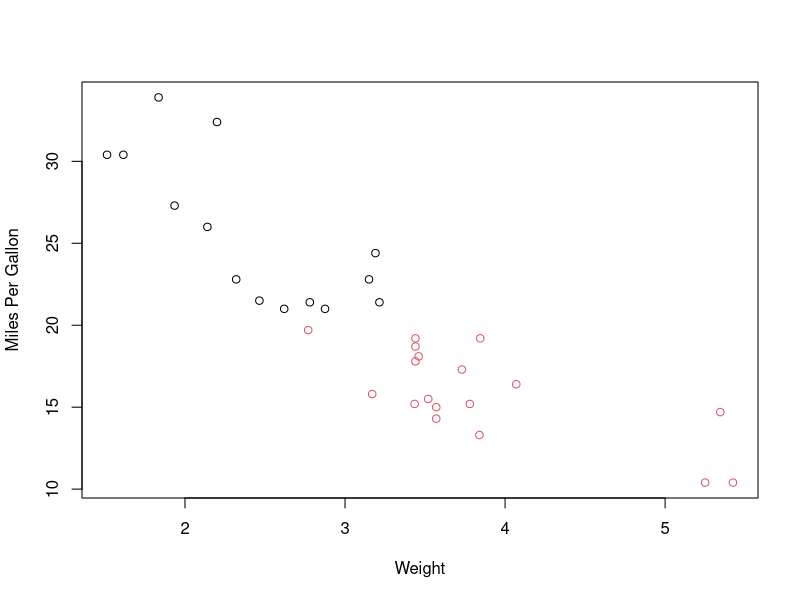
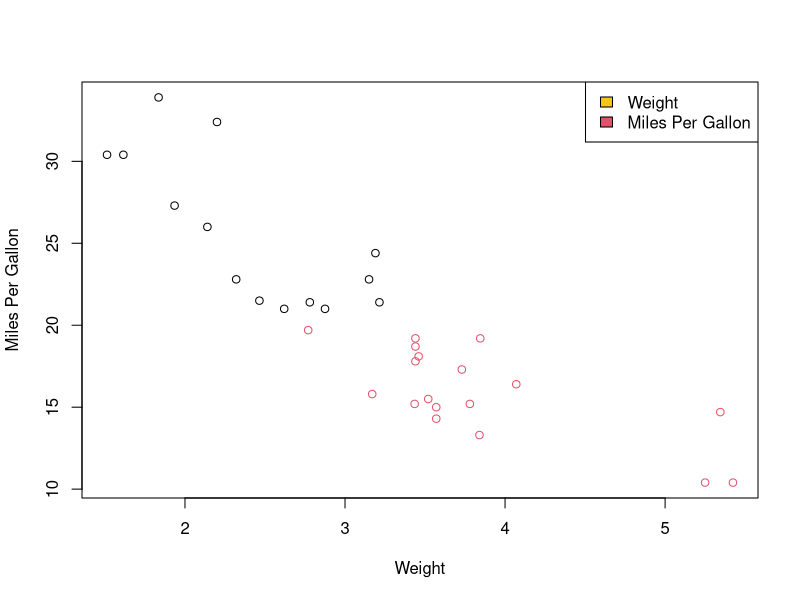

The R script that drew these images, in order: (Note: this script raises an error after producing the figures.)
## ---- chunk 1
x <- c(3.1, NA, 4.7, 2.9, NA, 5.0)
## ---- chunk 2
x <- c(3.1, NA, 4.7, 2.9, NA, 5.0)
which(is.na(x)) 
## ---- chunk 3
x <- c(3.1, NA, 4.7, 2.9, NA, 5.0)
x[!is.na(x)] 
## ---- chunk 4
x <- c(3.1, NA, 4.7, 2.9, NA, 5.0)
mean_of_non_missing <- mean(x, na.rm = TRUE)
x[is.na(x)] <- mean_of_non_missing
mean(x) 
## ---- chunk 5
df <- data.frame(
id = 1:8,
site = c("A", "A", "B", "B", "A", "C", "C", "B"),
treatment = c("control", "drug", "control", "drug", "drug", "control", "drug", "control"),
score = c(12, 15, 9, 18, 14, 11, 20, 10)
)
## ---- chunk 6
df <- data.frame(
  id = 1:8,
  site = c("A", "A", "B", "B", "A", "C", "C", "B"),
  treatment = c("control", "drug", "control", "drug", "drug", "control", "drug", "control"),
  score = c(12, 15, 9, 18, 14, 11, 20, 10)
)

subset(df, site == "A" | site == "C")
## ---- chunk 7
df <- data.frame(
  id = 1:8,
  site = c("A", "A", "B", "B", "A", "C", "C", "B"),
  treatment = c("control", "drug", "control", "drug", "drug", "control", "drug", "control"),
  score = c(12, 15, 9, 18, 14, 11, 20, 10)
)

subset(df, treatment == "drug" & score >= 15) 
## ---- chunk 8
df <- data.frame(
  id = 1:8,
  site = c("A", "A", "B", "B", "A", "C", "C", "B"),
  treatment = c("control", "drug", "control", "drug", "drug", "control", "drug", "control"),
  score = c(12, 15, 9, 18, 14, 11, 20, 10)
)

df2 <- subset(df, select = c("id", "treatment", "score"))

df2
## ---- chunk 9
vals <- c("1", "2", "3", "4")
## ---- chunk 10
numeric_check <- function(vals) {
  if (is.numeric(vals)) {
    mean(vals)
  }
  else {
    message("Not numeric")
  }
}
## ---- chunk 11
vals <- c("1", "2", "3", "4")

numeric_check <- function(vals) {
  if (is.numeric(vals)) {
    mean(vals)
  }
  else {
    converted_vals <- as.numeric(vals)
  }
}
## ---- chunk 12
vals <- c("1", "2", "3", "4")

numeric_check <- function(vals) {
  if (is.numeric(vals)) {
    mean(vals)
  }
  else {
    converted_vals <- as.numeric(vals)
    mean(converted_vals)
  }
}


numeric_check(vals)
## ---- chunk 13
grades <- c("merit", "pass", "distinction", "pass", "merit", "pass")
## ---- chunk 14
grades <- c("merit", "pass", "distinction", "pass", "merit", "pass")

ordered_grades <- factor(
  grades,
  levels = c("pass", "merit", "distinction"),
  ordered = TRUE
)

ordered_grades       
## ---- chunk 15
grades <- c("merit", "pass", "distinction", "pass", "merit", "pass")

ordered_grades <- factor(
  grades,
  levels = c("pass", "merit", "distinction"),
  ordered = TRUE
)

levels(ordered_grades)

is.ordered(ordered_grades)

## ---- chunk 16
grades <- c("merit", "pass", "distinction", "pass", "merit", "pass")

ordered_grades <- factor(
  grades,
  levels = c("pass", "merit", "distinction"),
  ordered = TRUE
)

table(ordered_grades)
## ---- chunk 17
dates_chr <- c("2026-01-05", "2026-01-12", "2026-02-01", "not_a_date")
## ---- chunk 18
dates_chr <- c("2026-01-05", "2026-01-12", "2026-02-01", "not_a_date")

converted_date <- as.Date(dates_chr)

converted_date
## ---- chunk 19
dates_chr <- c("2026-01-05", "2026-01-12", "2026-02-01", "not_a_date")

converted_date <- as.Date(dates_chr)

which(is.na(converted_date))
## ---- chunk 20
dates_chr <- c("2026-01-05", "2026-01-12", "2026-02-01", "not_a_date")

converted_date <- as.Date(dates_chr)


valid_min_dates <- min(converted_date, na.rm = TRUE) 

valid_max_dates <- max(converted_date, na.rm = TRUE) 

valid_max_dates - valid_min_dates 
## ---- chunk 21
messy <- data.frame(
sample_id = c("S1", "S2", "S3", "S4"),
nitrate = c("12.1", "11.8", "missing", "13.0"),
ph = c(6.2, 6.5, 6.1, 6.4),
stringsAsFactors = FALSE
)
## ---- chunk 22
messy <- data.frame(
  sample_id = c("S1", "S2", "S3", "S4"),
  nitrate = c("12.1", "11.8", "missing", "13.0"),
  ph = c(6.2, 6.5, 6.1, 6.4),
  stringsAsFactors = FALSE
)


numeric_nitrate <- as.numeric(messy$nitrate)

numeric_nitrate 
## ---- chunk 23
sum(is.na(numeric_nitrate)) 
## ---- chunk 24
messy <- data.frame(
  sample_id = c("S1", "S2", "S3", "S4"),
  nitrate = c("12.1", "11.8", "missing", "13.0"),
  ph = c(6.2, 6.5, 6.1, 6.4),
  stringsAsFactors = FALSE
)



nitrate_flag_function <- function(messy) {
  messy$nitrate_flag <- is.na(messy$nitrate)
  
  return(messy)
  
}

nitrate_flag_function
messy
## ---- chunk 25
messy <- data.frame(
  sample_id = c("S1", "S2", "S3", "S4"),
  nitrate = c("12.1", "11.8", "missing", "13.0"),
  ph = c(6.2, 6.5, 6.1, 6.4),
  stringsAsFactors = FALSE
)


numeric_nitrate <- as.numeric(messy$nitrate)

numeric_nitrate

mean_nitrate <- mean(numeric_nitrate, na.rm = TRUE)

mean_nitrate 
## ---- chunk 26
nm <- c(" Plot ID ", "Yield(kg/ha)", "Soil%Moisture", "2nd reading", "sensor.ID")
## ---- chunk 27
nm <- c(" Plot ID ", "Yield(kg/ha)", "Soil%Moisture", "2nd reading", "sensor.ID")

nm_trimmed_spaces <- trimws(nm)    

nm_lower <- tolower(nm_trimmed_spaces)  

nm_punctuation <- gsub("[[:punct:][:space:]]", "_", nm_lower)  

nm_underscore <- gsub("_+", "_", nm_punctuation) 

nm_clean <- gsub("^([[:digit:]])", "x_\\1", nm_underscore)  

nm_clean
## ---- chunk 28
set.seed(21)
wide <- data.frame(
plot = paste0("P", 1:6),
y_2024 = rnorm(6, 5.0, 0.6),
y_2025 = rnorm(6, 5.4, 0.6),
y_2026 = rnorm(6, 5.2, 0.6)
)
## ---- chunk 29
set.seed(21)
wide <- data.frame(
  plot = paste0("P", 1:6),
  y_2024 = rnorm(6, 5.0, 0.6),
  y_2025 = rnorm(6, 5.4, 0.6),
  y_2026 = rnorm(6, 5.2, 0.6)
)

wide_reshape <- reshape(
  wide,
  varying = c("y_2024", "y_2025", "y_2026"),
  v.names = "yield",
  timevar = "year",
  times = c(2024, 2025, 2026),
  direction = "long"
)

wide_reshape 
## ---- chunk 30
split_wide_reshape <- split(wide_reshape, wide_reshape$year)

wide_stats <- lapply(split_wide_reshape, function(d) {
  data.frame (
    mean_yield = mean(d$yield),
    sd_yield = sd(d$yield)
  )
})

wide_stats_grouped <- do.call(rbind, wide_stats)

wide_stats_grouped
## ---- chunk 31
library(tidyr)
long2 <- data.frame(
id = rep(1:3, each = 2),
time = rep(c("pre", "post"), times = 3),
height = c(10, 12, 9, 11, 13, 14),
weight = c(20, 22, 19, 21, 23, 24)
)
## ---- chunk 32
long2_wide <- long2 |>
  pivot_wider(
    names_from = time,
    values_from = c(height, weight)
  )

long2_wide
## ---- chunk 33
library(tidyr)
long2 <- data.frame(
  id = rep(1:3, each = 2),
  time = rep(c("pre", "post"), times = 3),
  height = c(10, 12, 9, 11, 13, 14),
  weight = c(20, 22, 19, 21, 23, 24)
)

long2_wide <- long2 |>
  pivot_wider(
    names_from = time,
    values_from = c(height, weight)
  )

str(long2_wide)
## ---- chunk 34
library(tidyr)
long2 <- data.frame(
  id = rep(1:3, each = 2),
  time = rep(c("pre", "post"), times = 3),
  height = c(10, 12, 9, 11, 13, 14),
  weight = c(20, 22, 19, 21, 23, 24)
)

long2_wide <- long2 |>
  pivot_wider(
    names_from = time,
    values_from = c(height, weight)
  )

height_difference <- long2_wide$height_post - long2_wide$height_pre

height_difference 

weight_difference <- long2_wide$weight_post - long2_wide$weight_pre

weight_difference 
## ---- chunk 35
left_tbl <- data.frame(
plot = c("P-01", "P-02", "P-03", "P-04"),
yield = c(5.1, 5.4, 5.0, 5.6),
stringsAsFactors = FALSE
)
right_tbl <- data.frame(
plot = c("P01", "P02", "P03", "P05"),
soil = c("clay", "silt", "sand", "peat"),
stringsAsFactors = FALSE
)
## ---- chunk 36
left_tbl <- data.frame(
  plot = c("P-01", "P-02", "P-03", "P-04"),
  yield = c(5.1, 5.4, 5.0, 5.6),
  stringsAsFactors = FALSE
)
right_tbl <- data.frame(
  plot = c("P01", "P02", "P03", "P05"),
  soil = c("clay", "silt", "sand", "peat"),
  stringsAsFactors = FALSE
)

left_tbl$plot <- gsub("-", "", left_tbl$plot)

merged_tbls <- merge(left_tbl, right_tbl, by = "plot")

merged_tbls
## ---- chunk 37
a <- data.frame(id = c(1, 2, 2, 3), score = c(10, 12, 13, 9))
b <- data.frame(id = c(1, 2, 3, 3), group = c("X", "Y", "Y", "Z"))
## ---- chunk 38
a <- data.frame(id = c(1, 2, 2, 3), score = c(10, 12, 13, 9))
b <- data.frame(id = c(1, 2, 3, 3), group = c("X", "Y", "Y", "Z"))

merged_ab <- merge(a, b, by = "id")

merged_ab
## ---- chunk 39
a <- data.frame(id = c(1, 2, 2, 3), score = c(10, 12, 13, 9))
b <- data.frame(id = c(1, 2, 3, 3), group = c("X", "Y", "Y", "Z"))

aggregate_a <- aggregate(a$score, by = list(id = a$id), FUN = mean)
aggregate_b <- aggregate(b$group, by = list(id = b$id), FUN = min)

merged_aggregated_ab <- merge(aggregate_a, aggregate_b, by = "id")

merged_aggregated_ab 
## ---- chunk 40
mtcars$car_name <- rownames(mtcars)
eff_band <- function(x) {
  if (x >= 20) {
    "efficient"
  }
  else {
    "inefficient"
  }
}

apply_eff <- sapply(mtcars$mpg, eff_band)

labels <- data.frame(car_names = mtcars$car_name,
                     eff_band = apply_eff )

labels
## ---- chunk 41
mtcars$car_name <- rownames(mtcars)
eff_band <- function(x) {
  if (x >= 20) {
    "efficient"
  }
  else {
    "inefficient"
  }
}

apply_eff <- sapply(mtcars$mpg, eff_band)

labels <- data.frame(car_name = mtcars$car_name,
                     eff_band = apply_eff )

merged_eff <- merge(labels, mtcars, by = "car_name")

merged_eff
## ---- chunk 42
mtcars$car_name <- rownames(mtcars)
eff_band <- function(x) {
  if (x >= 20) {
    "efficient"
  }
  else {
    "inefficient"
  }
}

apply_eff <- sapply(mtcars$mpg, eff_band)

labels <- data.frame(car_name = mtcars$car_name,
                     eff_band = apply_eff )

merged_eff <- merge(labels, mtcars, by = "car_name")

merged_eff

plot(merged_eff$wt, 
     merged_eff$mpg, 
     col = factor(merged_eff$eff_band),
     xlab = "Weight",
     ylab = "Miles Per Gallon")
## ---- chunk 43
mtcars$car_name <- rownames(mtcars)
eff_band <- function(x) {
  if (x >= 20) {
    "efficient"
  }
  else {
    "inefficient"
  }
}

apply_eff <- sapply(mtcars$mpg, eff_band)

labels <- data.frame(car_name = mtcars$car_name,
                     eff_band = apply_eff )

merged_eff <- merge(labels, mtcars, by = "car_name")

merged_eff

plot(merged_eff$wt, 
     merged_eff$mpg, 
     col = factor(merged_eff$eff_band),
     xlab = "Weight",
     ylab = "Miles Per Gallon")

legend("topright",
       merged_eff$wt,
       merged_eff$mpg,
       legend = c("Weight", "Miles Per Gallon"))
## ---- chunk 44
summarise_cols <- function(df, cols) {
  results <- data.frame()
  column_check <- cols %in% names(df)
  if (any(!column_check)) {
    stop("Column not found")
  }
  for (col in cols) {
    if (!is.numeric(df[[col]])) {
      stop("Column is not numeric")
    }
    n <- sum(!is.na(df[[col]]))
    column_mean <- mean(df[[col]], na.rm = TRUE)
    column_sd <- sd(df[[col]], na.rm = TRUE)
    na_count <- sum(is.na(df[[col]]))
    new_row <- data.frame(variable = col,
                          n = n,
                          mean = column_mean,
                          sd = column_sd,
                          na_count = na_count)
    results <- rbind(results, new_row)
  }
  return(results)
}

summarise_cols(mtcars, c("mpg", "hp", "wt"))
## ---- chunk 45
d1 <- iris[1:50, c("Sepal.Length", "Sepal.Width")]
d2 <- iris[51:100, c("Sepal.Length", "Sepal.Width")]
d3 <- iris[101:150, c("Sepal.Length", "Sepal.Width")]
L <- list(d1, d2, d3)
## ---- chunk 46
d1 <- iris[1:50, c("Sepal.Length", "Sepal.Width")]
d2 <- iris[51:100, c("Sepal.Length", "Sepal.Width")]
d3 <- iris[101:150, c("Sepal.Length", "Sepal.Width")]
L <- list(d1, d2, d3)

d1 <- iris[1:50, c("Sepal.Length", "Sepal.Width")]
d2 <- iris[51:100, c("Sepal.Length", "Sepal.Width")]
d3 <- iris[101:150, c("Sepal.Length", "Sepal.Width")]
L <- list(d1, d2, d3)

sepal_correlation <- lapply(L, function(x) {
  cor(x$Sepal.Length, x$Sepal.Width)
})

sepal_correlation 
## ---- chunk 47
d1 <- iris[1:50, c("Sepal.Length", "Sepal.Width")]
d2 <- iris[51:100, c("Sepal.Length", "Sepal.Width")]
d3 <- iris[101:150, c("Sepal.Length", "Sepal.Width")]
L <- list(d1, d2, d3)

sepal_correlation <- lapply(L, function(x) {
  cor(x$Sepal.Length, x$Sepal.Width)
})

sepal_numeric_correlation <- sapply(L, function(x) {
  cor(x$Sepal.Length, x$Sepal.Width)
})

sepal_numeric_correlation
## ---- chunk 48
d1 <- iris[1:50, c("Sepal.Length", "Sepal.Width")]
d2 <- iris[51:100, c("Sepal.Length", "Sepal.Width")]
d3 <- iris[101:150, c("Sepal.Length", "Sepal.Width")]
L <- list(d1, d2, d3)

sepal_correlation <- lapply(L, function(x) {
  cor(x$Sepal.Length, x$Sepal.Width)
})

sepal_numeric_correlation <- sapply(L, function(x) {
  cor(x$Sepal.Length, x$Sepal.Width)
})

sepal_numeric_correlation

combine_sepal <- do.call(rbind, L)

combine_sepal 
## ---- chunk 49
d1 <- iris[1:50, c("Sepal.Length", "Sepal.Width")]
d2 <- iris[51:100, c("Sepal.Length", "Sepal.Width")]
d3 <- iris[101:150, c("Sepal.Length", "Sepal.Width")]
L <- list(d1, d2, d3)

sepal_correlation <- lapply(L, function(x) {
  cor(x$Sepal.Length, x$Sepal.Width)
})

sepal_numeric_correlation <- sapply(L, function(x) {
  cor(x$Sepal.Length, x$Sepal.Width)
})

sepal_numeric_correlation

combine_sepal <- do.call(rbind, L)

combined_correlation <- cor(combine_sepal$Sepal.Width, combine_sepal$Sepal.Length)

combined_correlation
## ---- chunk 50
M <- matrix(1:12, nrow = 3, byrow = TRUE)
colnames(M) <- c("A", "B", "C", "D")
## ---- chunk 51
M <- matrix(1:12, nrow = 3, byrow = TRUE)
colnames(M) <- c("A", "B", "C", "D")

M_DF <- as.data.frame(M)

M_DF
## ---- chunk 52
M <- matrix(1:12, nrow = 3, byrow = TRUE)
colnames(M) <- c("A", "B", "C", "D")

M_DF <- as.data.frame(M)

M_DF$band <- factor(c("low", "high", "low"))
## ---- chunk 53
M <- matrix(1:12, nrow = 3, byrow = TRUE)
colnames(M) <- c("A", "B", "C", "D")

M_DF <- as.data.frame(M)

M_DF$band <- factor(c("low", "high", "low"))


colSums(M) 

                      
colSums(M_DF)
## ---- chunk 54
set.seed(202)
pop <- rexp(5000, rate = 1/10) # skewed population
## ---- chunk 55
set.seed(202)
pop <- rexp(5000, rate = 1/10) # skewed population

sample_mean_200 <- replicate(200, mean(sample(pop, size = 10, replace = TRUE)))

sample_mean_200
## ---- chunk 56
set.seed(202)
pop <- rexp(5000, rate = 1/10) # skewed population

sample_mean_200 <- replicate(200, mean(sample(pop, size = 10, replace = TRUE)))

sample_mean_40 <- replicate(200, mean(sample(pop, size = 40, replace = TRUE)))


sample_mean_200
sample_mean_40
## ---- chunk 57
set.seed(202)
pop <- rexp(5000, rate = 1/10) # skewed population

sample_mean_200 <- replicate(200, mean(sample(pop, size = 10, replace = TRUE)))

sample_mean_40 <- replicate(200, mean(sample(pop, size = 40, replace = TRUE)))

hist(sample_mean_200,
     main = "Histogram of Sample Means (n = 10)")

hist(sample_mean_40,
     main = "Histogram of Sample Means (n = 40)")
## ---- chunk 58
set.seed(77)
x <- rnorm(18, mean = 5.5, sd = 1.2)
## ---- chunk 59
set.seed(77)
x <- rnorm(18, mean = 5.5, sd = 1.2)

n <- 18
sm_mean <- mean(x)
sm_sd <- sd(x)
sm_df <- n - 1
sm_t_crit <- qt(p = 0.95, df = sm_df)

sm_CI <- sm_mean + c(1, 1) * sm_t_crit * (sm_sd / sqrt(n))

sm_CI 
## ---- chunk 60
set.seed(77)
x <- rnorm(18, mean = 5.5, sd = 1.2)

n <- 18
sm_mean <- mean(x)
sm_sd <- sd(x)
sm_df <- n - 1
sm_t_crit <- qt(p = 0.95, df = sm_df)

sm_CI <- sm_mean + c(1, 1) * sm_t_crit * (sm_sd / sqrt(n))

sm_CI

t.test(x) 
 
## ---- chunk 61
set.seed(88)
A <- rnorm(20, mean = 50, sd = 6)
B <- rnorm(22, mean = 54, sd = 9)
## ---- chunk 62
set.seed(88)
A <- rnorm(20, mean = 50, sd = 6)
B <- rnorm(22, mean = 54, sd = 9)

combined_a_b <- cbind(A, B)

boxplot(combined_a_b, beside = T)
## ---- chunk 63
set.seed(88)
A <- rnorm(20, mean = 50, sd = 6)
B <- rnorm(22, mean = 54, sd = 9)


mean_A <- mean(A) 
sd_A <- sd(A) 

mean_B <- mean(B) 
sd_B <- sd(B) 
## ---- chunk 64
set.seed(88)
A <- rnorm(20, mean = 50, sd = 6)
B <- rnorm(22, mean = 54, sd = 9)

t.test(A, B)
## ---- chunk 65
virginica_ref <- relevel(iris$Species, "virginica")
## ---- chunk 66
virginica_ref <- relevel(iris$Species, "virginica")

virginica_model <- lm(iris$Sepal.Length ~ virginica_ref, iris)
## ---- chunk 67
virginica_ref <- relevel(iris$Species, "virginica")

virginica_model <- lm(iris$Sepal.Length ~ virginica_ref, iris)

virginica_coeffecient <- summary(virginica_model)
## ---- chunk 68
set.seed(909)
trial <- data.frame(
plot = rep(paste0("P", 1:12), each = 2),
treatment = rep(c("control", "treated"), times = 12),
yield = rnorm(24, mean = 5.0, sd = 0.5)
)
trial$yield[trial$treatment == "treated"] <- trial$yield[trial$treatment == "treated"] + 0.3
## ---- chunk 69
set.seed(909)
trial <- data.frame(
  plot = rep(paste0("P", 1:12), each = 2),
  treatment = rep(c("control", "treated"), times = 12),
  yield = rnorm(24, mean = 5.0, sd = 0.5)
)
trial$yield[trial$treatment == "treated"] <- trial$yield[trial$treatment == "treated"] + 0.3

treatment_ref <- relevel(factor(trial$treatment), "control")
## ---- chunk 70
set.seed(909)
trial <- data.frame(
  plot = rep(paste0("P", 1:12), each = 2),
  treatment = rep(c("control", "treated"), times = 12),
  yield = rnorm(24, mean = 5.0, sd = 0.5)
)
trial$yield[trial$treatment == "treated"] <- trial$yield[trial$treatment == "treated"] + 0.3

treatment_ref <- relevel(factor(trial$treatment), "control")

treatment_mean <- tapply(trial$yield, trial$treatment, FUN = mean)
## ---- chunk 71
set.seed(909)
trial <- data.frame(
  plot = rep(paste0("P", 1:12), each = 2),
  treatment = rep(c("control", "treated"), times = 12),
  yield = rnorm(24, mean = 5.0, sd = 0.5)
)
trial$yield[trial$treatment == "treated"] <- trial$yield[trial$treatment == "treated"] + 0.3

treatment_ref <- relevel(factor(trial$treatment), "control")

treatment_mean <- tapply(trial$yield, trial$treatment, FUN = mean)

boxplot(trial$yield ~ trial$treatment)
## ---- chunk 72
set.seed(909)
trial <- data.frame(
  plot = rep(paste0("P", 1:12), each = 2),
  treatment = rep(c("control", "treated"), times = 12),
  yield = rnorm(24, mean = 5.0, sd = 0.5)
)
trial$yield[trial$treatment == "treated"] <- trial$yield[trial$treatment == "treated"] + 0.3

treatment_ref <- relevel(factor(trial$treatment), "control")

treatment_mean <- tapply(trial$yield, trial$treatment, FUN = mean)

boxplot(trial$yield ~ trial$treatment)

treatment_lm <- lm(trial$yield ~ trial$treatment)

treatment_lm
